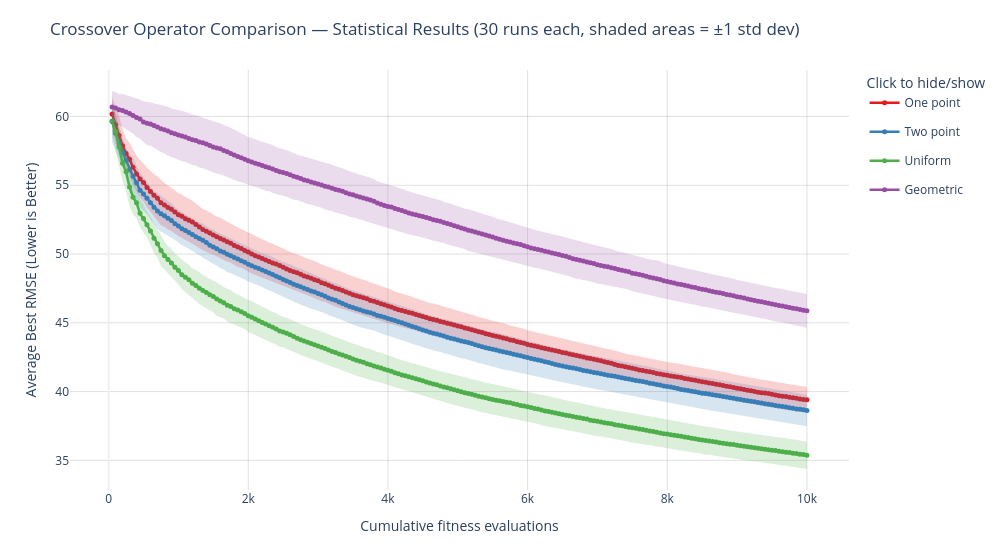

The notebook cell saved with this chart:
### Code cell
crossover_functions = [
    "One point",
    "Two point",
    "Uniform",
    "Geometric"
]

plot_statistical_comparison_interactive(
    crossover_statistical_comparison,
    labels=crossover_functions,
    title="Crossover Operator Comparison — Statistical Results (30 runs each, shaded areas = ±1 std dev)",
)

### Figure 1 — Plotly figure (JSON) as saved in the notebook; plotly's stock layout.template omitted (floating-point values rounded to 4 significant figures; data arrays with more than 128 entries replaced by an {"elided": "..."} marker saying what was removed)
{"data": [{"hoverinfo": "skip", "legendgroup": "One point", "line": {"width": 0}, "mode": "lines", "name": "One point std upper", "showlegend": false, "type": "scatter", "x": {"elided": "200 int values"}, "y": {"elided": "200 float values"}}, {"fill": "tonexty", "fillcolor": "rgba(228,26,28, 0.20)", "hoverinfo": "skip", "legendgroup": "One point", "line": {"width": 0}, "mode": "lines", "name": "One point std band", "showlegend": false, "type": "scatter", "x": {"elided": "200 int values"}, "y": {"elided": "200 float values"}}, {"customdata": {"elided": "200x1 float values"}, "hovertemplate": "Cumulative fitness evaluations: %{x}<br>Mean: %{y:.5f}<br>Std: %{customdata[0]:.5f}<extra></extra>", "legendgroup": "One point", "line": {"color": "rgb(228,26,28)", "width": 2.5}, "marker": {"size": 5}, "mode": "lines+markers", "name": "One point", "type": "scatter", "x": {"elided": "200 int values"}, "y": {"elided": "200 float values"}}, {"hoverinfo": "skip", "legendgroup": "Two point", "line": {"width": 0}, "mode": "lines", "name": "Two point std upper", "showlegend": false, "type": "scatter", "x": {"elided": "200 int values"}, "y": {"elided": "200 float values"}}, {"fill": "tonexty", "fillcolor": "rgba(55,126,184, 0.20)", "hoverinfo": "skip", "legendgroup": "Two point", "line": {"width": 0}, "mode": "lines", "name": "Two point std band", "showlegend": false, "type": "scatter", "x": {"elided": "200 int values"}, "y": {"elided": "200 float values"}}, {"customdata": {"elided": "200x1 float values"}, "hovertemplate": "Cumulative fitness evaluations: %{x}<br>Mean: %{y:.5f}<br>Std: %{customdata[0]:.5f}<extra></extra>", "legendgroup": "Two point", "line": {"color": "rgb(55,126,184)", "width": 2.5}, "marker": {"size": 5}, "mode": "lines+markers", "name": "Two point", "type": "scatter", "x": {"elided": "200 int values"}, "y": {"elided": "200 float values"}}, {"hoverinfo": "skip", "legendgroup": "Uniform", "line": {"width": 0}, "mode": "lines", "name": "Uniform std upper", "showlegend": false, "type": "scatter", "x": {"elided": "200 int values"}, "y": {"elided": "200 float values"}}, {"fill": "tonexty", "fillcolor": "rgba(77,175,74, 0.20)", "hoverinfo": "skip", "legendgroup": "Uniform", "line": {"width": 0}, "mode": "lines", "name": "Uniform std band", "showlegend": false, "type": "scatter", "x": {"elided": "200 int values"}, "y": {"elided": "200 float values"}}, {"customdata": {"elided": "200x1 float values"}, "hovertemplate": "Cumulative fitness evaluations: %{x}<br>Mean: %{y:.5f}<br>Std: %{customdata[0]:.5f}<extra></extra>", "legendgroup": "Uniform", "line": {"color": "rgb(77,175,74)", "width": 2.5}, "marker": {"size": 5}, "mode": "lines+markers", "name": "Uniform", "type": "scatter", "x": {"elided": "200 int values"}, "y": {"elided": "200 float values"}}, {"hoverinfo": "skip", "legendgroup": "Geometric", "line": {"width": 0}, "mode": "lines", "name": "Geometric std upper", "showlegend": false, "type": "scatter", "x": {"elided": "200 int values"}, "y": {"elided": "200 float values"}}, {"fill": "tonexty", "fillcolor": "rgba(152,78,163, 0.20)", "hoverinfo": "skip", "legendgroup": "Geometric", "line": {"width": 0}, "mode": "lines", "name": "Geometric std band", "showlegend": false, "type": "scatter", "x": {"elided": "200 int values"}, "y": {"elided": "200 float values"}}, {"customdata": {"elided": "200x1 float values"}, "hovertemplate": "Cumulative fitness evaluations: %{x}<br>Mean: %{y:.5f}<br>Std: %{customdata[0]:.5f}<extra></extra>", "legendgroup": "Geometric", "line": {"color": "rgb(152,78,163)", "width": 2.5}, "marker": {"size": 5}, "mode": "lines+markers", "name": "Geometric", "type": "scatter", "x": {"elided": "200 int values"}, "y": {"elided": "200 float values"}}], "layout": {"height": 550, "hovermode": "x unified", "legend": {"itemclick": "toggle", "itemdoubleclick": "toggleothers", "title": {"text": "Click to hide/show"}}, "margin": {"b": 60, "l": 70, "r": 30, "t": 70}, "title": {"text": "Crossover Operator Comparison — Statistical Results (30 runs each, shaded areas = ±1 std dev)"}, "width": 1000, "xaxis": {"gridcolor": "rgba(0,0,0,0.12)", "showgrid": true, "title": {"text": "Cumulative fitness evaluations"}}, "yaxis": {"gridcolor": "rgba(0,0,0,0.12)", "showgrid": true, "title": {"text": "Average Best RMSE (Lower is Better)"}}}}
